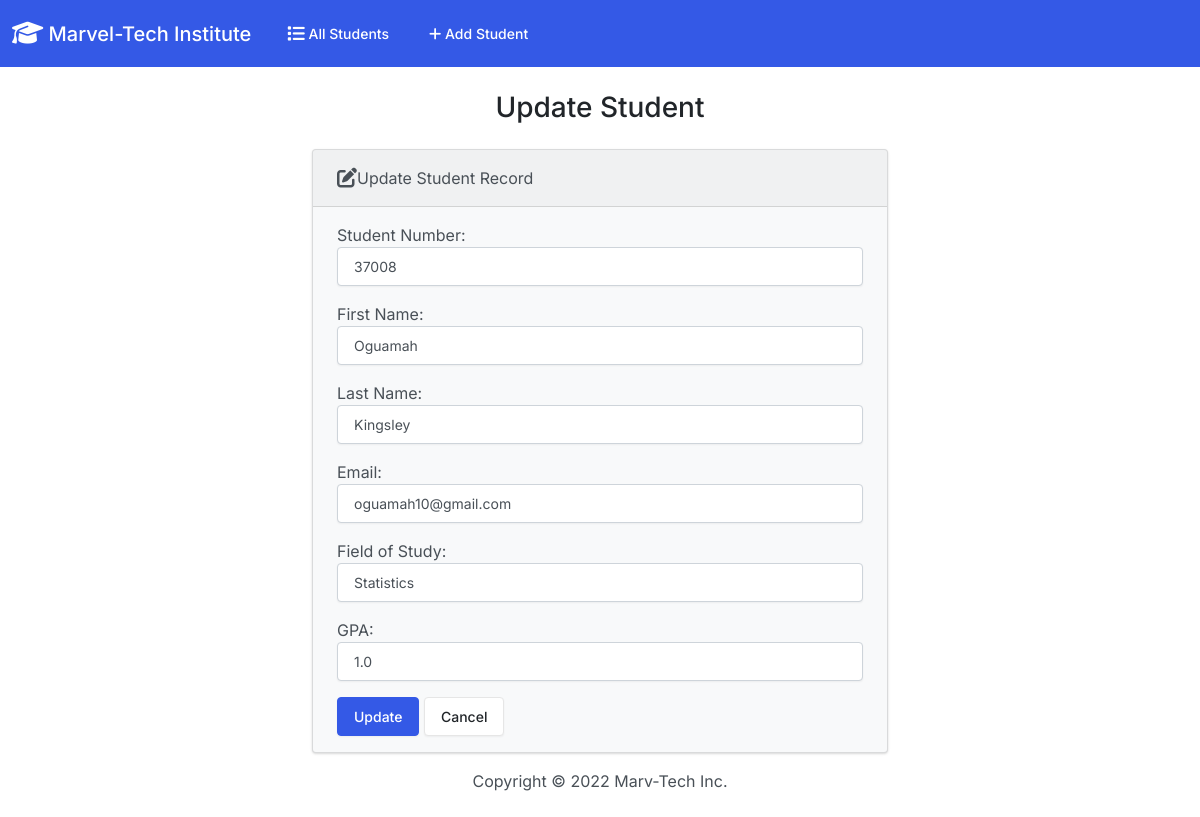
Screenshot of /edit/1 with the database file from the repository.
### students/models.py (models this page shows, shortened)
class Student(models.Model):
    student_number = models.PositiveIntegerField()
    first_name = models.CharField(max_length=100)
    last_name = models.CharField(max_length=100)
    email = models.EmailField(max_length=50)
    field_of_study = models.CharField(max_length=100)
    gpa = models.FloatField()

### students/views.py (the view)
# urls.py: path('edit/<int:id>',views.edit, name="edit"),
def edit(request,id):
    if request.method == "POST":
        student = Student.objects.get(pk=id)
        form = StudentForm(request.POST, instance=student)
        if form.is_valid:
            form.save()
            return render(request,"students/edit.html",{
                'form':form,
                'success':True
            })
    else:
        student=Student.objects.get(pk=id)
        form = StudentForm(instance=student)
    return render(request,"students/edit.html",{
        'form':form,
    })

### students/forms.py
class StudentForm(forms.ModelForm):
    class Meta:
        model = Student
        fields = ['student_number','first_name','last_name','email','field_of_study','gpa']
        labels = {
            'student_number':'Student Number',
            'first_name':'First Name',
            'last_name':'Last Name',
            'email':'Email',
            'field_of_study':'Field of Study',
            'gpa':'GPA',
        }
        widgets = {
            'student_number': forms.NumberInput(attrs={'class':'form-control'}),
            'first_name': forms.TextInput(attrs={'class':'form-control'}),
            'last_name': forms.TextInput (attrs={'class':'form-control'}),
            'email': forms.EmailInput(attrs={'class':'form-control'}),
            'field_of_study': forms.TextInput(attrs={'class':'form-control'}),
            'gpa': forms.NumberInput(attrs={'class':'form-control'}),
        }

### templates/students/edit.html (shortened to what this page needs)
{% extends "students/base.html" %}
{% block body %}
    <h3 class="text-center m-4" > Update Student </h3>
        <div class="row justify-content-center">
            <div class="col-6" >
                <div class="card bg-light mb-3">
                    <div class="card-header">
                        <i class="fa-solid fa-pen-to-square fa-lg"></i>Update Student Record
                    </div>
                    <div class="card-body">
                      <form action="" method="POST">
                        {{ form.as_p }}
                        <button type="submit" class="btn btn-primary" >Update</button>
                        <a href="{% url 'index' %}" class="btn btn-secondary">Cancel</a>
                      </form>
                    </div>
                  </div>
            </div>
        </div>
{% endblock %}

### rows the page displays
Student: student_number "37008", first_name "Oguamah", last_name "Kingsley", email "oguamah10@gmail.com", field_of_study "Statistics", gpa "1.0"
